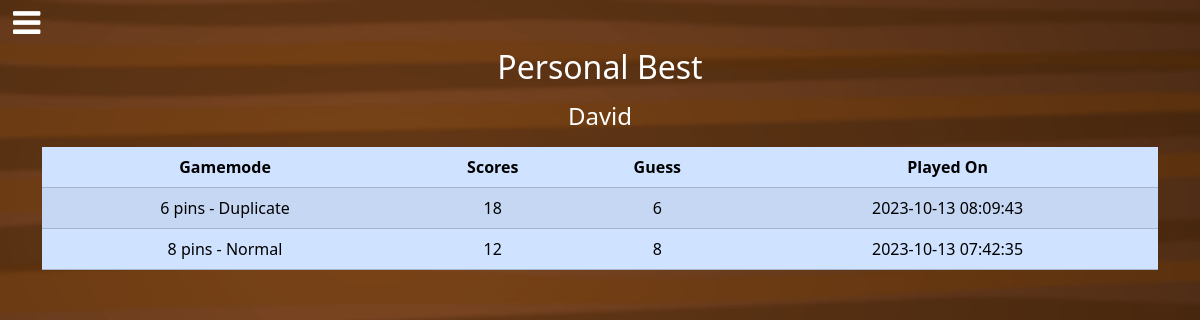
Screenshot of /best (signed in) with the database file from the repository.
### helpers.py (models this page shows)
class Leaderboard(Base):
    __tablename__ = "leaderboards"
    id = Column(Integer, primary_key=True)
    user_id = Column(Integer, ForeignKey("users.id"), nullable=False)
    gamemode_id = Column(Integer, ForeignKey("gamemodes.id"), nullable=False)
    scores = Column(Integer, nullable=False)
    guess = Column(Integer, nullable=False)
    played = Column(DateTime, server_default=func.now())

### app.py (the view)
@app.route("/best")
@login_required
def best():
    with Sess(engine) as sess:
        best = []
        for gamemode in init_gamemode():
            row = (
                sess.query(
                    Leaderboard.scores,
                    Leaderboard.guess,
                    Leaderboard.played,
                    Gamemode.id,
                )
                .select_from(Leaderboard)
                .join(Gamemode)
                .filter(
                    Gamemode.pins == gamemode.pins,
                    Gamemode.duplicate == gamemode.duplicate,
                    Leaderboard.user_id == session["user_id"],
                )
                .order_by(Leaderboard.guess)
                .first()
            )
            if row:
                best.append(row)
    return render_template("best.html", best=best)

### app.py (called while the page is built)
@app.after_request
def after_request(response):
    response.headers["Cache-Control"] = "no-cache, no-store, must-revalidate"
    response.headers["Expires"] = 0
    response.headers["Pragma"] = "no-cache"
    return response

### helpers.py (called while the page is built)
def gamemode(id):
    match(id):
        case 1:
            return "4 pins - Normal"
        case 2:
            return "4 pins - Duplicate"
        case 3:
            return "6 pins - Normal"
        case 4:
            return "6 pins - Duplicate"
        case 5:
            return "8 pins - Normal"
        case 6:
            return "8 pins - Duplicate"

def init_gamemode():
    gamemode_list = []
    for n in range(4, 9, 2):
        gamemode_list.append(Gamemode(pins = n, duplicate = False))
        gamemode_list.append(Gamemode(pins = n, duplicate = True))
    return gamemode_list

def login_required(f):
    @wraps(f)
    def decorated_function(*args, **kwargs):
        if session.get("user_id") is None:
            return redirect("/login")
        return f(*args, **kwargs)
    return decorated_function

### templates/best.html (shortened to what this page needs)
{% extends "layout.html" %}
{% block main %}
    <h2 class="mb-3">Personal Best</h2>
    <h4 class="mb-3">
        {% if session["user_name"] %}
            {{ session["user_name"] }}
        {% endif %}
    </h4>
    <table class="table table-primary table-striped">
        <thead>
            <tr>
                <th>Gamemode</th>
                <th>Scores</th>
                <th>Guess</th>
                <th>Played On</th>
            </tr>
        </thead>
        <tbody>
            {% for row in best %}
                <tr>
                    <td>{{ row.id | gamemode }}</td>
                    <td>{{ row.scores }}</td>
                    <td>{{ row.guess }}</td>
                    <td>{{ row.played }}</td>
                </tr>
            {% endfor %}
        </tbody>
    </table>
{% endblock %}

### static/styles.css (style rules this page uses)
body { background-image: url("background.png"); background-position: center; background-size: cover; height: 100vh; }
h1, h2, h4 { color: #ffffff !important; }

### rows the page displays
Leaderboard: id|gamemode "6 pins - Duplicate", scores "18", guess "6", played "2023-10-13 08:09:43"
Leaderboard: id|gamemode "8 pins - Normal", scores "12", guess "8", played "2023-10-13 07:42:35"

### other values shown
{{ session["user_name"] }} "David"
